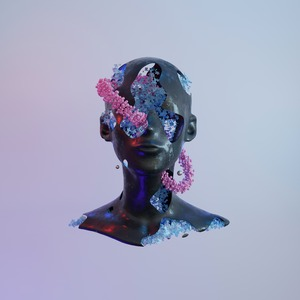
#> input picture data/sculpture_image.jpg, 300 x 300 px
$ python mpp.py
#> lines starting #> are read from the running program, lines starting #| are printed output that depends on the picture; after the words box and inside, x2 and y2 are one past the last pixel; in counts of white or black regions, pixels touching at a corner belong together
import cv2
import numpy as np

test_image = cv2.imread('../data/sculpture_image.jpg')
#> test_image is the input picture: shape (300, 300, 3); mean B, G, R 190.4, 165.9, 163
test_image = cv2.cvtColor(test_image, cv2.COLOR_RGB2GRAY)
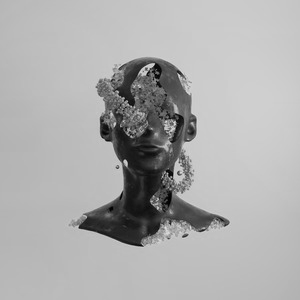
#> test_image: shape (300, 300); min 1, max 227, mean 172.9

_, test_image = cv2.threshold(test_image, 200, 255, cv2.THRESH_BINARY)
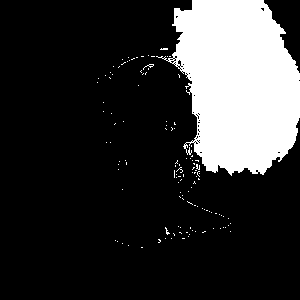
#> test_image: shape (300, 300); 19.6% white; 123 white regions (122 under 20 px), largest, box (x1, y1, x2, y2) and area: (156, 0, 300, 176) 17362
test_image = test_image - cv2.erode(test_image, (3,3))
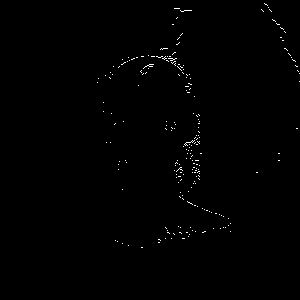
#> test_image: shape (300, 300); 0.5% white in thin lines or dots, all inside (x1, y1, x2, y2) = (97, 3, 300, 248)
cv2.imshow('source image', test_image)

contours, _ = cv2.findContours(test_image, cv2.RETR_EXTERNAL, cv2.CHAIN_APPROX_SIMPLE)
#> contours = 214 contours, all with area under 20

min_perimeter = 99999999999999
min_contour = None
for c in contours:
    if  cv2.arcLength(c, True) < min_perimeter:
        min_perimeter = cv2.arcLength(c, True)
        min_contour = c
#> this loop made 214 passes
#> (min_perimeter, min_contour) on passes 1 to 2: (2, [[141, 247], [142, 247]]), (0, [[128, 245]])
#> c on passes 3 to 8: [[122, 243]], [[158, 242], [159, 242]], [[117, 241]], [[115, 240]], [[158, 239], [159, 239], [160, 240], [159, 239]], [[182, 238], [184, 238]]
#> after the loop, min_perimeter = 0

print('min perimeter: ', min_perimeter)
#| min perimeter:  0.0
min_perimeter_polygon = cv2.approxPolyDP(min_contour, epsilon=0.01*min_perimeter, closed=True)
#> min_perimeter_polygon = [[128, 245]]


test_image = cv2.drawContours(test_image, [min_perimeter_polygon], -1, (0, 255, 0), 3)

cv2.imshow('MPP', test_image)
cv2.waitKey(0)
